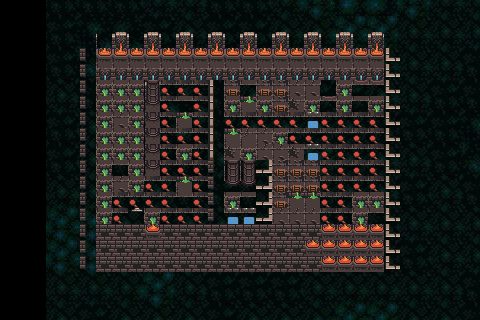

A 2D game scene composited from a Tiled map and its tileset images. What follows is a short description and the map's XML, with every tile layer's data as written:
An orthogonal 30x20 tile map with 16x16 px tiles, 1 tile layer (Tile Layer 1), 1 image layer.

<map version="1.10" tiledversion="1.10.2" orientation="orthogonal" renderorder="right-down" width="30" height="20" tilewidth="16" tileheight="16" infinite="0" nextlayerid="7" nextobjectid="1">
 <tileset firstgid="1" source="dg.tsx" />
 <imagelayer id="6" name="Image Layer 1" offsetx="46.714" offsety="-0.536943">
  <image source="aa1.jpg" width="501" height="335" />
 </imagelayer>
 <layer id="1" name="Tile Layer 1" width="30" height="20">
  <data encoding="csv">
0,0,0,0,0,0,0,0,0,0,0,0,0,0,0,0,0,0,0,0,0,0,0,0,0,0,0,0,0,0,
0,0,0,0,0,0,0,0,0,0,0,0,0,0,0,0,0,0,0,0,0,0,0,0,0,0,0,0,0,0,
0,0,0,0,0,0,7,6,7,6,7,6,7,6,7,6,7,6,7,6,7,6,7,6,0,0,0,0,0,0,
0,0,0,0,0,321,37,37,37,37,37,37,37,37,37,37,37,37,37,37,37,37,37,37,322,0,0,0,0,0,
0,0,0,0,0,321,69,69,69,69,69,69,69,69,69,69,69,69,69,69,69,69,69,69,322,0,0,0,0,0,
0,0,0,0,0,321,132,132,132,166,389,389,389,289,163,196,163,163,131,131,295,132,195,195,322,0,0,0,0,0,
0,0,0,0,0,321,132,132,132,198,389,196,389,289,132,164,132,163,162,132,195,132,196,132,322,0,0,0,0,0,
0,0,0,0,0,321,132,131,132,198,389,164,389,289,389,389,389,389,389,388,389,389,389,389,322,0,0,0,0,0,
0,0,0,0,0,321,132,132,132,198,389,389,389,289,164,130,131,132,389,389,389,389,389,389,322,0,0,0,0,0,
0,0,0,0,0,321,132,132,132,198,389,132,389,289,162,132,131,131,162,388,389,389,389,389,322,0,0,0,0,0,
0,0,0,0,0,321,132,196,132,198,389,389,389,321,165,165,323,163,163,163,389,389,389,389,322,0,0,0,0,0,
0,0,0,0,0,321,132,131,132,389,389,164,389,321,197,197,323,163,163,163,389,389,389,389,322,0,0,0,0,0,
0,0,0,0,0,321,132,389,389,389,389,196,389,321,132,196,323,163,164,164,389,389,132,132,322,0,0,0,0,0,
0,0,0,0,0,321,132,389,422,132,389,389,389,321,388,388,323,131,131,131,389,389,132,196,322,0,0,0,0,0,
0,0,0,0,0,321,35,35,35,36,35,35,35,35,35,35,35,35,35,35,36,36,36,36,322,0,0,0,0,0,
0,0,0,0,0,321,35,35,35,35,35,35,35,35,35,35,35,35,35,36,36,36,36,36,322,0,0,0,0,0,
0,0,0,0,0,321,35,35,35,35,35,35,35,35,35,35,35,35,35,35,36,36,36,36,322,0,0,0,0,0,
0,0,0,0,0,0,0,0,0,0,0,0,0,0,0,0,0,0,0,0,0,0,0,0,0,0,0,0,0,0,
0,0,0,0,0,0,0,0,0,0,0,0,0,0,0,0,0,0,0,0,0,0,0,0,0,0,0,0,0,0,
0,0,0,0,0,0,0,0,0,0,0,0,0,0,0,0,0,0,0,0,0,0,0,0,0,0,0,0,0,0
</data>
 </layer>
</map>